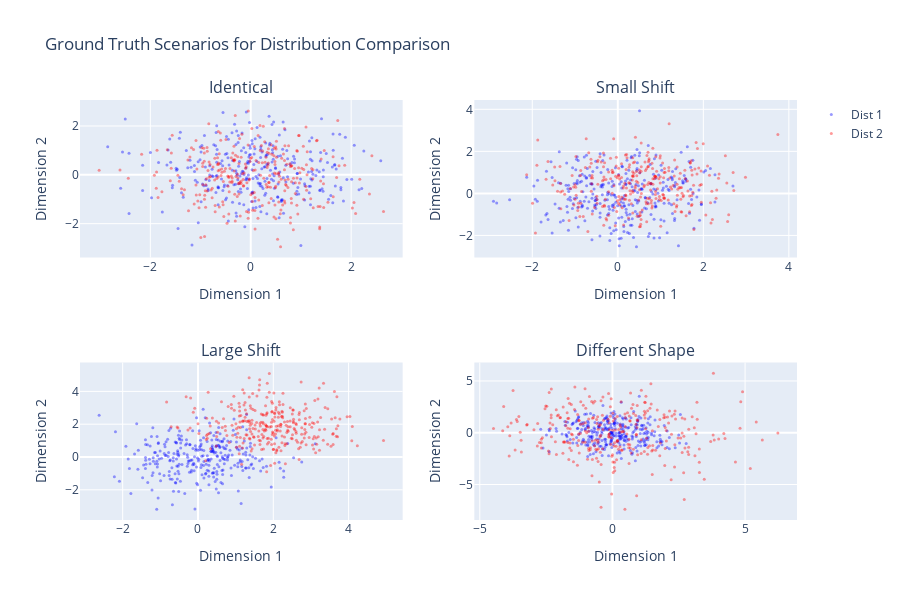

Notebook cell for this chart:
### Code cell
# Visualize the test scenarios
fig = make_subplots(
    rows=2, cols=2,
    subplot_titles=list(scenarios.keys()),
    specs=[[{'type': 'scatter'}, {'type': 'scatter'}],
           [{'type': 'scatter'}, {'type': 'scatter'}]]
)

positions = [(1, 1), (1, 2), (2, 1), (2, 2)]
for (row, col), (scenario_name, (p1, p2, desc)) in zip(positions, scenarios.items()):
    # Plot first two dimensions
    fig.add_trace(
        go.Scatter(
            x=p1[:, 0], y=p1[:, 1],
            mode='markers', marker=dict(size=3, color='blue', opacity=0.4),
            name='Dist 1', showlegend=(row==1 and col==1)
        ),
        row=row, col=col
    )
    fig.add_trace(
        go.Scatter(
            x=p2[:, 0], y=p2[:, 1],
            mode='markers', marker=dict(size=3, color='red', opacity=0.4),
            name='Dist 2', showlegend=(row==1 and col==1)
        ),
        row=row, col=col
    )

fig.update_xaxes(title_text="Dimension 1")
fig.update_yaxes(title_text="Dimension 2")
fig.update_layout(height=600, title_text="Ground Truth Scenarios for Distribution Comparison")
fig.show()

### Figure 1 — Plotly figure (JSON) as saved in the notebook; plotly's stock layout.template omitted (floating-point values rounded to 4 significant figures; data arrays with more than 128 entries replaced by an {"elided": "..."} marker saying what was removed)
{"data": [{"marker": {"color": "blue", "opacity": 0.4, "size": 3}, "mode": "markers", "name": "Dist 1", "showlegend": true, "type": "scatter", "x": {"elided": "300 float values"}, "xaxis": "x", "y": {"elided": "300 float values"}, "yaxis": "y"}, {"marker": {"color": "red", "opacity": 0.4, "size": 3}, "mode": "markers", "name": "Dist 2", "showlegend": true, "type": "scatter", "x": {"elided": "300 float values"}, "xaxis": "x", "y": {"elided": "300 float values"}, "yaxis": "y"}, {"marker": {"color": "blue", "opacity": 0.4, "size": 3}, "mode": "markers", "name": "Dist 1", "showlegend": false, "type": "scatter", "x": {"elided": "300 float values"}, "xaxis": "x2", "y": {"elided": "300 float values"}, "yaxis": "y2"}, {"marker": {"color": "red", "opacity": 0.4, "size": 3}, "mode": "markers", "name": "Dist 2", "showlegend": false, "type": "scatter", "x": {"elided": "300 float values"}, "xaxis": "x2", "y": {"elided": "300 float values"}, "yaxis": "y2"}, {"marker": {"color": "blue", "opacity": 0.4, "size": 3}, "mode": "markers", "name": "Dist 1", "showlegend": false, "type": "scatter", "x": {"elided": "300 float values"}, "xaxis": "x3", "y": {"elided": "300 float values"}, "yaxis": "y3"}, {"marker": {"color": "red", "opacity": 0.4, "size": 3}, "mode": "markers", "name": "Dist 2", "showlegend": false, "type": "scatter", "x": {"elided": "300 float values"}, "xaxis": "x3", "y": {"elided": "300 float values"}, "yaxis": "y3"}, {"marker": {"color": "blue", "opacity": 0.4, "size": 3}, "mode": "markers", "name": "Dist 1", "showlegend": false, "type": "scatter", "x": {"elided": "300 float values"}, "xaxis": "x4", "y": {"elided": "300 float values"}, "yaxis": "y4"}, {"marker": {"color": "red", "opacity": 0.4, "size": 3}, "mode": "markers", "name": "Dist 2", "showlegend": false, "type": "scatter", "x": {"elided": "300 float values"}, "xaxis": "x4", "y": {"elided": "300 float values"}, "yaxis": "y4"}], "layout": {"annotations": [{"font": {"size": 16}, "showarrow": false, "text": "Identical", "x": 0.225, "xanchor": "center", "xref": "paper", "y": 1, "yanchor": "bottom", "yref": "paper"}, {"font": {"size": 16}, "showarrow": false, "text": "Small Shift", "x": 0.775, "xanchor": "center", "xref": "paper", "y": 1, "yanchor": "bottom", "yref": "paper"}, {"font": {"size": 16}, "showarrow": false, "text": "Large Shift", "x": 0.225, "xanchor": "center", "xref": "paper", "y": 0.375, "yanchor": "bottom", "yref": "paper"}, {"font": {"size": 16}, "showarrow": false, "text": "Different Shape", "x": 0.775, "xanchor": "center", "xref": "paper", "y": 0.375, "yanchor": "bottom", "yref": "paper"}], "height": 600, "title": {"text": "Ground Truth Scenarios for Distribution Comparison"}, "xaxis": {"anchor": "y", "domain": [0, 0.45], "title": {"text": "Dimension 1"}}, "xaxis2": {"anchor": "y2", "domain": [0.55, 1], "title": {"text": "Dimension 1"}}, "xaxis3": {"anchor": "y3", "domain": [0, 0.45], "title": {"text": "Dimension 1"}}, "xaxis4": {"anchor": "y4", "domain": [0.55, 1], "title": {"text": "Dimension 1"}}, "yaxis": {"anchor": "x", "domain": [0.625, 1], "title": {"text": "Dimension 2"}}, "yaxis2": {"anchor": "x2", "domain": [0.625, 1], "title": {"text": "Dimension 2"}}, "yaxis3": {"anchor": "x3", "domain": [0, 0.375], "title": {"text": "Dimension 2"}}, "yaxis4": {"anchor": "x4", "domain": [0, 0.375], "title": {"text": "Dimension 2"}}}}
